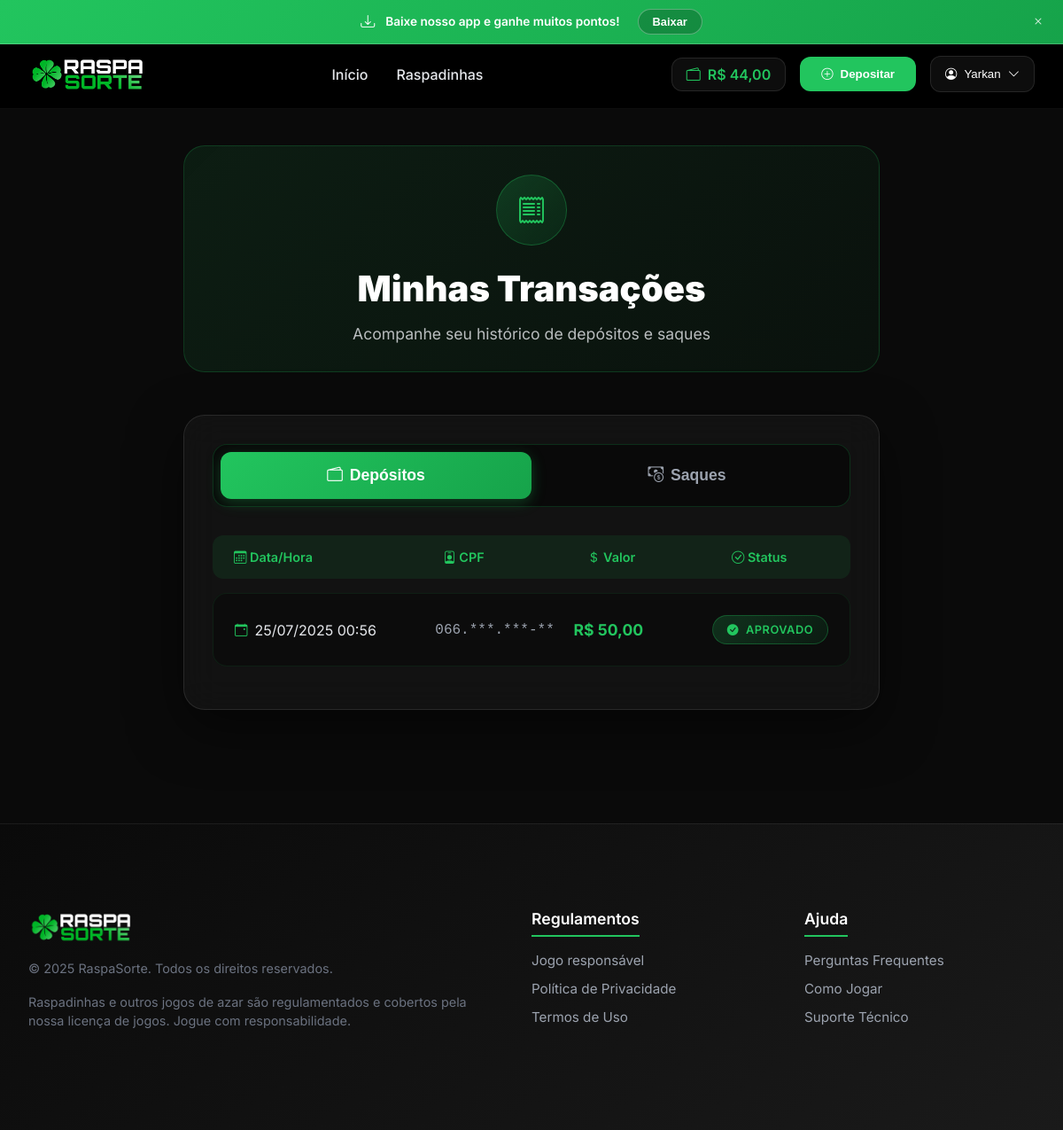
Screenshot of /transacoes/index.php (signed in) with the database file from the repository.
### tables this page shows
CREATE TABLE `config` (
  `id` bigint unsigned NOT NULL AUTO_INCREMENT,
  `nome_site` varchar(255) DEFAULT 'Raspadinha',
  `logo` varchar(255) DEFAULT NULL,
  `deposito_min` float NOT NULL DEFAULT '0',
  `saque_min` float NOT NULL DEFAULT '0',
  `cpa_padrao` float NOT NULL DEFAULT '0',
  `revshare_padrao` float NOT NULL DEFAULT '0',
  UNIQUE KEY `id` (`id`)
);

CREATE TABLE `usuarios` (
  `id` int NOT NULL AUTO_INCREMENT,
  `nome` varchar(100) NOT NULL,
  `telefone` varchar(20) NOT NULL,
  `email` varchar(100) NOT NULL,
  `senha` varchar(255) NOT NULL,
  `saldo` decimal(10,2) DEFAULT '0.00',
  `indicacao` varchar(100) DEFAULT NULL,
  `comissao_cpa` float DEFAULT '0',
  `comissao_revshare` float DEFAULT '0',
  `banido` tinyint(1) DEFAULT '0',
  `admin` int DEFAULT '0',
  `created_at` datetime DEFAULT CURRENT_TIMESTAMP,
  `updated_at` datetime DEFAULT CURRENT_TIMESTAMP ON UPDATE CURRENT_TIMESTAMP,
  `influencer` tinyint(1) NOT NULL DEFAULT '0',
  PRIMARY KEY (`id`),
  UNIQUE KEY `email` (`email`)
);

CREATE TABLE `depositos` (
  `id` int NOT NULL AUTO_INCREMENT,
  `transactionId` varchar(255) NOT NULL,
  `user_id` int NOT NULL,
  `nome` varchar(255) NOT NULL,
  `cpf` varchar(14) NOT NULL,
  `valor` decimal(10,2) NOT NULL,
  `status` enum('PENDING','PAID') DEFAULT 'PENDING',
  `qrcode` text,
  `idempotency_key` varchar(255) DEFAULT NULL,
  `gateway` enum('pixup','digitopay','gatewayproprio') NOT NULL,
  `webhook_data` text,
  `created_at` timestamp NOT NULL DEFAULT CURRENT_TIMESTAMP,
  `updated_at` timestamp NOT NULL DEFAULT CURRENT_TIMESTAMP ON UPDATE CURRENT_TIMESTAMP,
  PRIMARY KEY (`id`),
  UNIQUE KEY `idempotency_key` (`idempotency_key`),
  KEY `user_id` (`user_id`),
  KEY `status` (`status`)
);

### transacoes/index.php (the view, shortened to what this page needs)
<?php
$usuario_id = $_SESSION['usuario_id'];
try {
    $stmt_depositos = $pdo->prepare("SELECT
                                    created_at,
                                    updated_at,
                                    cpf,
                                    valor,
                                    status
                                    FROM depositos
                                    WHERE user_id = :user_id
                                    ORDER BY created_at DESC");
    $stmt_depositos->bindParam(':user_id', $usuario_id, PDO::PARAM_INT);
    $stmt_depositos->execute();
    $depositos = $stmt_depositos->fetchAll(PDO::FETCH_ASSOC);
} catch (PDOException $e) {
    $depositos = [];
    $_SESSION['message'] = ['type' => 'failure', 'text' => 'Erro ao carregar depósitos'];
}
?>
<!DOCTYPE html>
<html lang="pt-br">
<head>
    <link rel="stylesheet" href="https://cdn.jsdelivr.net/npm/bootstrap-icons@1.11.1/font/bootstrap-icons.css">
    <link rel="stylesheet" href="/assets/style/globalStyles.css?id=<?= time(); ?>">
    <link href="https://cdn.jsdelivr.net/npm/notiflix@3.2.8/src/notiflix.min.css" rel="stylesheet">
</head>
<body>
    <?php include('../inc/header.php'); ?>
    <section class="transactions-section">
        <div class="transactions-container">
            <div class="header-card">
                <div class="header-icon">
                    <i class="bi bi-receipt"></i>
                </div>
                <h1 class="header-title">Minhas Transações</h1>
                <p class="header-subtitle">Acompanhe seu histórico de depósitos e saques</p>
            </div>
            <div class="tabs-container">
                <div class="tabs-header">
                    <button id="tabDepositos" class="tab-button active">
                        <i class="bi bi-wallet2"></i>
                        Depósitos
                    </button>
                    <button id="tabSaques" class="tab-button">
                        <i class="bi bi-cash-coin"></i>
                        Saques
                    </button>
                </div>
                <div id="depositosContent" class="transactions-content active">
                    <?php if (empty($depositos)): ?>
                        <div class="empty-state">
                            <i class="bi bi-wallet2"></i>
                            <h3>Nenhum depósito encontrado</h3>
                            <p>Quando você fizer um depósito, ele aparecerá aqui</p>
                        </div>
                    <?php else: ?>
                        <div class="transaction-header">
                            <div><i class="bi bi-calendar3"></i> Data/Hora</div>
                            <div><i class="bi bi-person-badge"></i> CPF</div>
                            <div><i class="bi bi-currency-dollar"></i> Valor</div>
                            <div><i class="bi bi-check-circle"></i> Status</div>
                        </div>
                        <?php foreach ($depositos as $deposito): ?>
                            <div class="transaction-item">
                                <div class="transaction-row">
                                    <div class="transaction-date">
                                        <i class="bi bi-calendar-event"></i>
                                        <span><?= date('d/m/Y H:i', strtotime($deposito['updated_at'])) ?></span>
                                    </div>
                                    <div class="transaction-cpf" onclick="toggleCPF(this)" data-full="<?= htmlspecialchars($deposito['cpf']) ?>">
                                        <?= substr($deposito['cpf'], 0, 3) ?>.***.***-**
                                    </div>
                                    <div class="transaction-amount">
                                        R$ <?= number_format($deposito['valor'], 2, ',', '.') ?>
                                    </div>
                                    <div class="status-badge <?= $deposito['status'] === 'PAID' ? 'approved' : 'pending' ?>">
                                        <i class="bi bi-<?= $deposito['status'] === 'PAID' ? 'check-circle-fill' : 'clock' ?>"></i>
                                        <?= $deposito['status'] === 'PAID' ? 'Aprovado' : 'Pendente' ?>
                                    </div>
                                </div>
                            </div>
                        <?php endforeach; ?>
                    <?php endif; ?>
                </div>
            </div>
        </div>
    </section>
    <?php include('../inc/footer.php'); ?>
</body>
</html>

### inc/header.php (shortened to what this page needs)
<?php
try {
   $stmt = $pdo->prepare("SELECT * FROM config WHERE id = 1 LIMIT 1");
   $stmt->execute();
   $config = $stmt->fetch(PDO::FETCH_ASSOC);
   $nomeSite = $config['nome_site'] ?? 'Raspadinha';
   $logoSite = $config['logo'] ?? null;
} catch (PDOException $e) {
   $nomeSite = 'Raspadinha';
   $logoSite = null;
   $depositoMin = 0;
   $saqueMin = 0;
   $cpaPadrao = 0;
   $revshare_padrao = 0;
}
if (isset($_SESSION['usuario_id'])) {
   $usuario_id = $_SESSION['usuario_id'];
   try {
       $stmt = $pdo->prepare("SELECT * FROM usuarios WHERE id = :id LIMIT 1");
       $stmt->bindParam(':id', $usuario_id, PDO::PARAM_INT);
       $stmt->execute();
       $usuario = $stmt->fetch(PDO::FETCH_ASSOC);
   } catch (PDOException $e) {
       $_SESSION['message'] = ['type' => 'failure', 'text' => 'Erro na consulta!'];
       echo "Erro na consulta: " . $e->getMessage();
   }
}
?>
<link rel="stylesheet" href="https://cdn.jsdelivr.net/npm/bootstrap-icons@1.11.1/font/bootstrap-icons.css">
<div class="app-download-banner" id="appBanner" style="display: none;">
    <i class="bi bi-download"></i>
    <span>Baixe nosso app e ganhe muitos pontos!</span>
    <button class="download-btn" onclick="openInstallModal()">
        Baixar
    </button>
    <button class="close-banner" onclick="closeBanner()">
        <i class="bi bi-x"></i>
    </button>
</div>
<header class="header">
    <div class="header-container">
        <a href="/" class="logo">
            <?php if ($logoSite && file_exists($_SERVER['DOCUMENT_ROOT'] . $logoSite)): ?>
                <img src="<?= htmlspecialchars($logoSite) ?>" alt="<?= htmlspecialchars($nomeSite) ?>" class="logo-image">
            <?php else: ?>
                <div class="logo-icon">
                    <?= strtoupper(substr($nomeSite, 0, 1)) ?>
                </div>
            <?php endif; ?>
        </a>
        <nav>
            <ul class="nav-menu">
                <li><a href="/" class="nav-link">Início</a></li>
                <li><a href="/cartelas" class="nav-link">Raspadinhas</a></li>
            </ul>
        </nav>
        <div class="header-actions">
            <?php if(!isset($usuario)): ?>
                <a href="/login" class="btn-login">
                    <i class="bi bi-person"></i>
                    <span class="login-text">Entrar</span>
                </a>
                <a href="/cadastro" class="btn-register">
                    <i class="bi bi-dice-3-fill"></i>
                    Registrar
                </a>
            <?php else: ?>
                <?php $primeiroNome = explode(' ', $usuario['nome'])[0]; ?>
                <div class="balance-display">
                    <i class="bi bi-wallet2"></i>
                    <span id="headerSaldo">R$ <?php echo number_format($usuario['saldo'], 2, ',', '.'); ?></span>
                </div>
                <button onclick="openDepositModal()" class="btn-deposit">
                    <i class="bi bi-plus-circle"></i>
                    <span class="deposit-text">Depositar</span>
                </button>
                <div class="user-dropdown">
                    <button id="userDropdownBtn" class="user-btn">
                        <i class="bi bi-person-circle"></i>
                        <span class="user-name"><?php echo htmlspecialchars($primeiroNome); ?></span>
                        <i class="bi bi-chevron-down dropdown-arrow"></i>
                    </button>
                </div>
            <?php endif; ?>
        </div>
    </div>
</header>

### inc/footer.php (shortened to what this page needs)
<footer class="footer">
    <div class="footer-container">
        <div class="footer-content">
            <div>
                <div class="footer-brand">
                    <?php if ($logoSite && file_exists($_SERVER['DOCUMENT_ROOT'] . $logoSite)): ?>
                        <img src="<?= htmlspecialchars($logoSite) ?>" alt="<?= htmlspecialchars($nomeSite) ?>" class="footer-logo-image">
                    <?php else: ?>
                        <div class="footer-logo-icon">
                            <?= strtoupper(substr($nomeSite, 0, 1)) ?>
                        </div>
                    <?php endif; ?>
                </div>
                <p class="footer-description">
                    © 2025 <?php echo $nomeSite; ?>. Todos os direitos reservados.
                </p>
                <p class="footer-description">
                    Raspadinhas e outros jogos de azar são regulamentados e cobertos pela nossa licença de jogos. Jogue com responsabilidade.
                </p>
            </div>
            <div class="footer-section">
                <h3>Regulamentos</h3>
                <ul class="footer-links">
                    <li><a href="#">Jogo responsável</a></li>
                    <li><a href="#">Política de Privacidade</a></li>
                    <li><a href="#">Termos de Uso</a></li>
                </ul>
            </div>
            <div class="footer-section">
                <h3>Ajuda</h3>
                <ul class="footer-links">
                    <li><a href="#">Perguntas Frequentes</a></li>
                    <li><a href="#">Como Jogar</a></li>
                    <li><a href="#">Suporte Técnico</a></li>
                </ul>
            </div>
        </div>
    </div>
</footer>

### assets/style/globalStyles.css (style rules this page uses)
* { margin: 0; padding: 0; box-sizing: border-box; }
body { font-family: 'Inter', -apple-system, BlinkMacSystemFont, 'Segoe UI', Roboto, sans-serif; background: #0a0a0a; color: #ffffff; overflow-x: hidden; }
.header { background: rgba(10, 10, 10, 0.95); backdrop-filter: blur(20px); border-bottom: 1px solid rgba(34, 197, 94, 0.1); position: fixed; top: 0; left: 0; right: 0; z-index: 1000; padding: 1rem 0; }
.header-container { max-width: 1400px; margin: 0 auto; padding: 0 2rem; display: flex; align-items: center; justify-content: space-between; }
.logo { display: flex; align-items: center; gap: 0.5rem; font-size: 1.5rem; font-weight: 800; color: #22c55e; text-decoration: none; }
.nav-menu { display: flex; align-items: center; gap: 2rem; list-style: none; }
.nav-menu a { color: #e5e7eb; text-decoration: none; font-weight: 500; transition: all 0.3s ease; position: relative; }
.nav-menu a::after { content: ''; position: absolute; bottom: -4px; left: 0; width: 0; height: 2px; background: #22c55e; transition: width 0.3s ease; }
.header-actions { display: flex; align-items: center; gap: 1rem; }
.footer { background: #0f0f0f; border-top: 1px solid rgba(34, 197, 94, 0.1); padding: 3rem 0 2rem; }
.footer-container { max-width: 1400px; margin: 0 auto; padding: 0 2rem; }
.footer-content { display: grid; grid-template-columns: 1fr 1fr 1fr; gap: 3rem; margin-bottom: 2rem; }
.footer-brand { display: flex; align-items: center; gap: 0.5rem; font-size: 1.5rem; font-weight: 800; color: #22c55e; margin-bottom: 1rem; }
.footer-description { color: #9ca3af; line-height: 1.6; margin-bottom: 1rem; }
.footer-section h3 { color: white; font-weight: 700; margin-bottom: 1rem; }
.footer-links { list-style: none; }
.footer-links li { margin-bottom: 0.5rem; }
.footer-links a { color: #9ca3af; text-decoration: none; transition: color 0.3s ease; }

### inc/footer.php (style rules this page uses)
.footer-brand { display: flex; align-items: center; gap: 0.75rem; margin-bottom: 1rem; }
.footer-logo-image { height: 40px; width: auto; max-width: 150px; object-fit: contain; transition: all 0.3s ease; }
.footer { background: linear-gradient(145deg, #0a0a0a 0%, #1a1a1a 100%); border-top: 1px solid rgba(255, 255, 255, 0.05); margin-top: 4rem; }
.footer-container { max-width: 1400px; margin: 0 auto; padding: 3rem 2rem 2rem; }
.footer-content { display: grid; grid-template-columns: 2fr 1fr 1fr; gap: 3rem; margin-bottom: 2rem; }
.footer-section h3 { color: white; font-size: 1.1rem; font-weight: 600; margin-bottom: 1rem; border-bottom: 2px solid #22c55e; padding-bottom: 0.5rem; display: inline-block; }
.footer-links { list-style: none; padding: 0; }
.footer-links li { margin-bottom: 0.75rem; }
.footer-links a { color: #9ca3af; text-decoration: none; transition: all 0.3s ease; font-size: 0.95rem; }
.footer-description { color: #6b7280; font-size: 0.9rem; line-height: 1.5; margin-bottom: 1rem; }

### rows the page displays
config: logo (picture), nome_site "RaspaSorte"
usuarios: saldo "44,00", nome "Yarkan"
depositos: updated_at "25/07/2025 00:56", cpf "066", valor "50,00", status "APROVADO"
